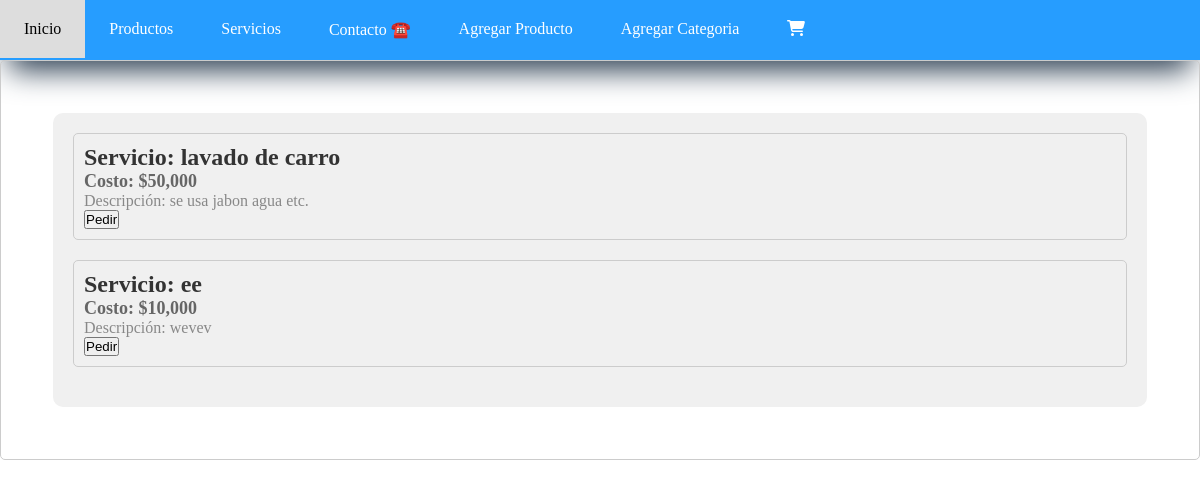
The app's page /servicios/ with its own data.
### Taller_Mecanico/models.py (models this page shows)
class Servicios(models.Model):
    nombre = models.CharField(max_length=100)
    descripcion = models.TextField()
    precio = models.DecimalField(max_digits=10,decimal_places=3, validators=[MinValueValidator(0)])
    categoria = models.ForeignKey(Categoria, on_delete=models.CASCADE, null=True)

### Taller_Mecanico/views.py (the view)
# urls.py: path('servicios/', views.Servicio, name='Servicios'),
def Servicio(request):
    servicio = Servicios.objects.all()
    return render(request, 'Agregar_Producto/servicios.html', {
        'servicio': servicio,
    })

### Taller_Mecanico/templates/Agregar_Producto/servicios.html (shortened to what this page needs)
{% extends 'layouts/base.html' %}
{% block content %}
    <section>
        {%for servicio in servicio%}
            <div>
                <h1>Servicio: {{ servicio.nombre }}</h1>
                <h2>Costo: ${{ servicio.precio }}</h2>
                <p>Descripción: {{ servicio.descripcion }}</p>
                <button>Pedir</button>
            </div>
        {% endfor %}
    </section>
{% endblock %}

### Taller_Mecanico/templates/Agregar_Producto/servicios.html (style rules this page uses)
section { padding: 20px; background-color: #f0f0f0; margin: 20px; border-radius: 10px; }
div { margin-bottom: 20px; padding: 10px; border: 1px solid #ccc; border-radius: 5px; }
h1 { font-size: 24px; color: #333; }
h2 { font-size: 18px; color: #666; }
p { font-size: 16px; color: #888; }

### Taller_Mecanico/templates/layouts/base.html (style rules this page uses)
* { padding: 0; margin: 0; }

### records on screen
Servicios: nombre "lavado de carro", precio "50,000", descripcion "se usa jabon agua etc."
Servicios: nombre "ee", precio "10,000", descripcion "wevev"
